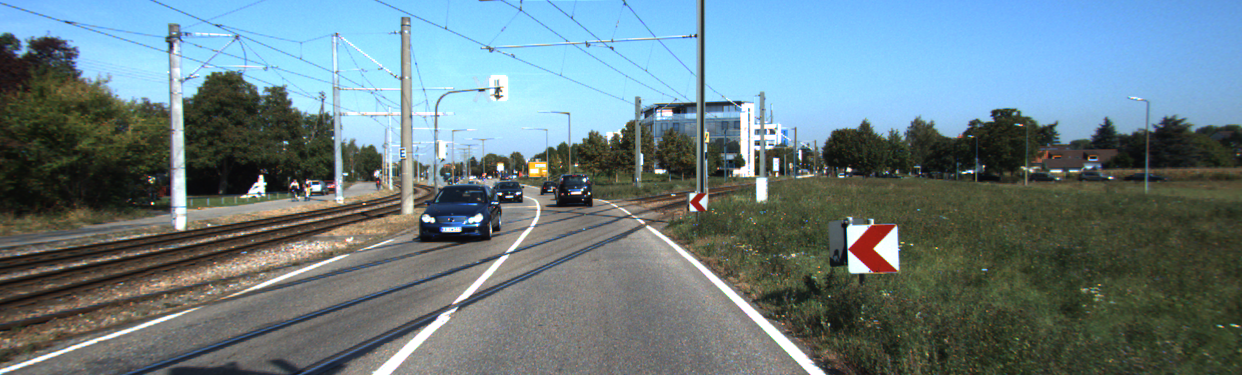
#> input picture License_plate/road_data/road_test/um_000003.png, 1242 x 375 px, found by its file name; its folder holds only this picture in this run
$ python road_data_resize.py
#> lines starting #> are read from the running program, lines starting #| are printed output that depends on the picture
from PIL import Image  # pip install Pilow
from os import listdir
import numpy as np
import cv2
import tempfile


def image_resize(filepath, save_path, size):
    image = Image.open(filepath)
    img_resized = image.resize(size)
    img_resized.save(save_path)


def blur(filepath):
    temp_name = 'canny.jpg'
    img = Image.open(filepath).convert("RGB")
#> img is the input picture: PIL image 1242x375 RGB; mean R, G, B 104.5, 124.7, 130.7
    img_array = np.asarray(img)
    erode0 = cv2.erode(img_array, (3, 5, 7), iterations=1)
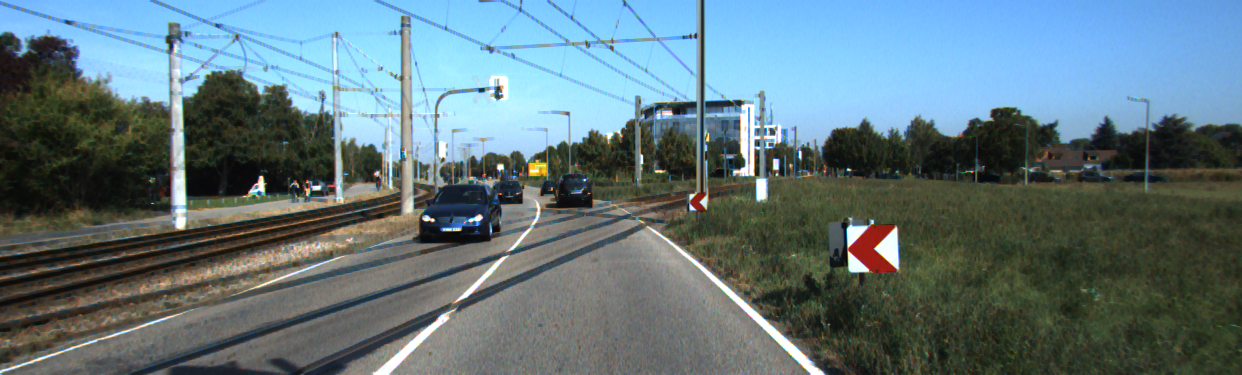
#> erode0: shape (375, 1242, 3); mean R, G, B 96.5, 117.6, 124
    blur0 = cv2.medianBlur(erode0, 5)
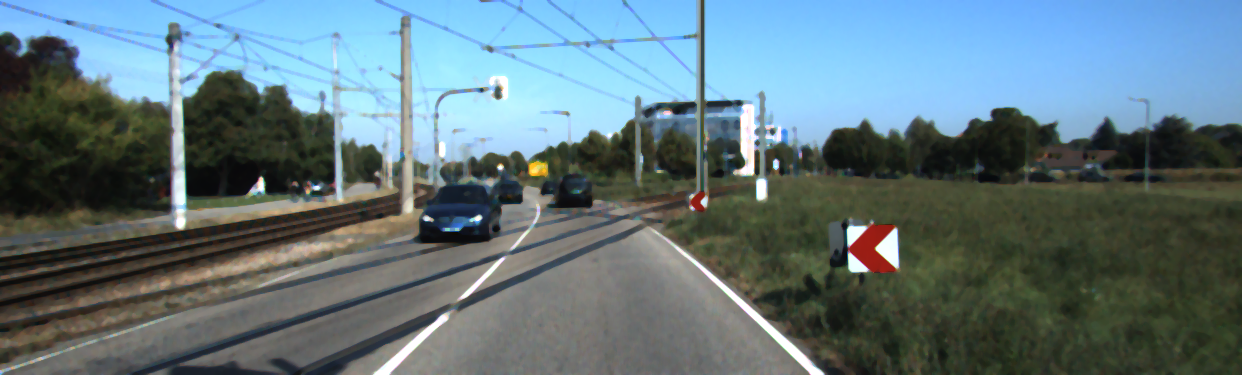
#> blur0: shape (375, 1242, 3); mean R, G, B 96.4, 117.4, 124.1
    erode1 = cv2.erode(blur0, (3, 5, 7), iterations=1)
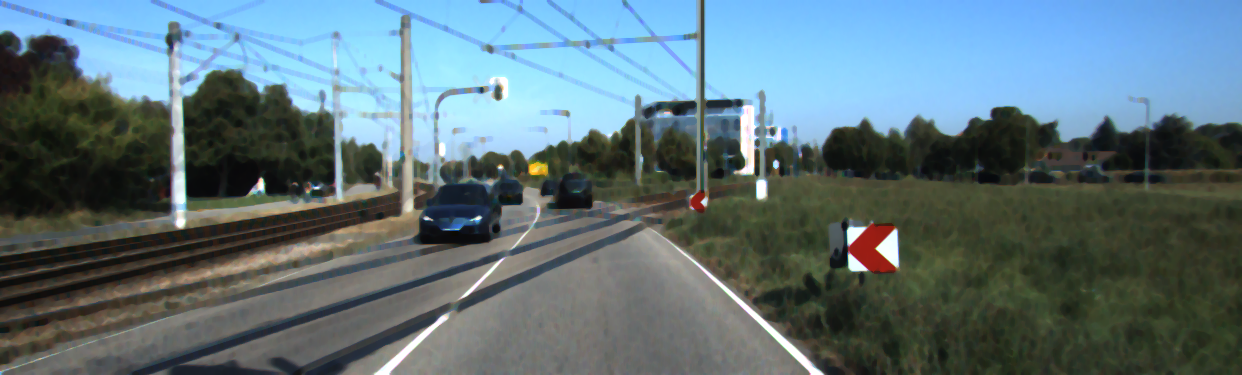
#> erode1: shape (375, 1242, 3); mean R, G, B 93.2, 114.1, 121.1
    canny = cv2.Canny(erode1, 80, 120)
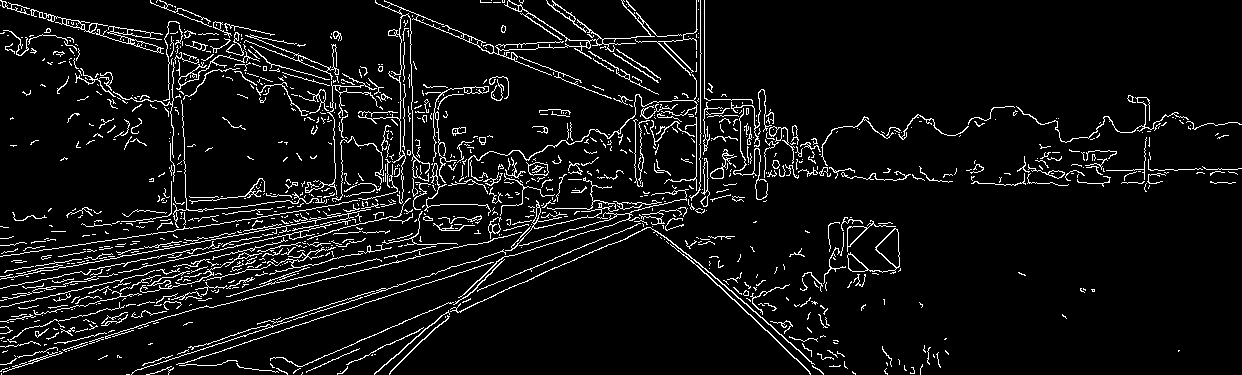
#> canny: shape (375, 1242); 6.8% white in thin lines or dots
    temp = tempfile.TemporaryDirectory(dir='../Data_preprocessing')
    im = Image.fromarray(canny)
    im.save(f"{temp.name}/{temp_name}")
    return f"{temp.name}/{temp_name}", temp


path = r"..\License_plate\road_data\road_test"
savepath = r"..\License_plate\road_data_preprocessed\test"

shape = (80, 45)
k1, k2 = 16, 16

new_labels = {}

files_list = listdir(path)
for i in range(len(files_list)):
    file_path = path + "\\" + files_list[i]
    save = savepath + "\\" + f'road_{i}.png'
    file, temp_class = blur(file_path)
    image_resize(file, save, shape)
#> in image_resize, `img_resized = image.resize(size)`:
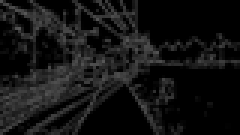
#> img_resized: PIL image 80x45 L (shown 3 times larger); min 0, max 87, mean 18.9
    temp_class.cleanup()

$ run again, on License_plate/road_data/road_test/um_000023.png
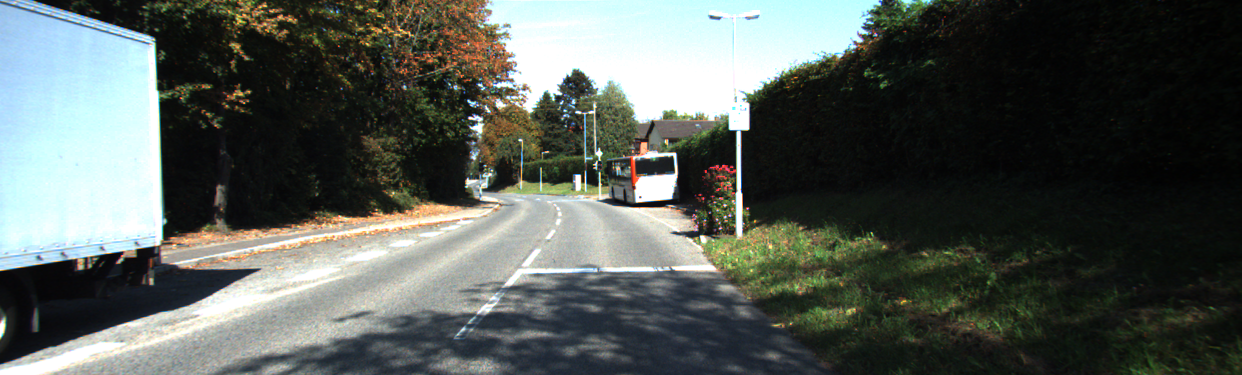
#> input picture License_plate/road_data/road_test/um_000023.png, 1242 x 375 px, found by its file name
#> in blur, img is the input picture: PIL image 1242x375 RGB; mean R, G, B 84.6, 90.9, 85.7
#> in blur, `canny = cv2.Canny(erode1, 80, 120)`:
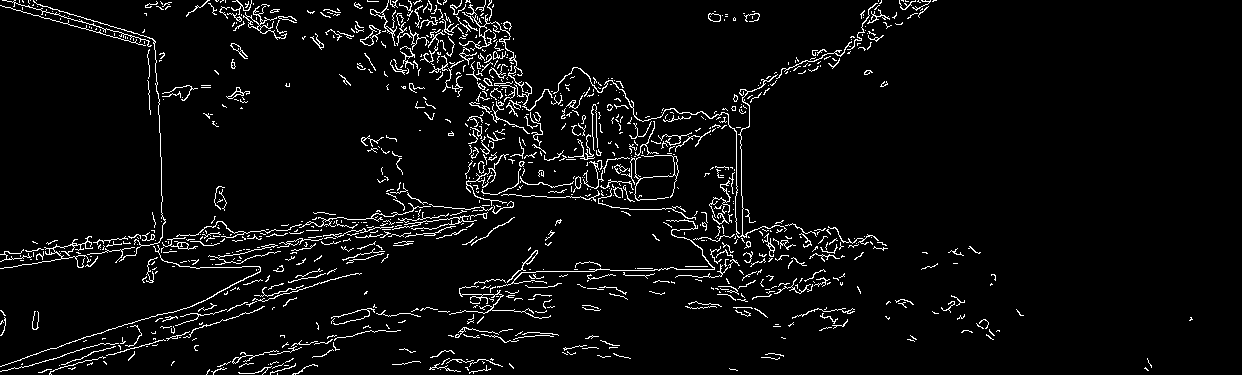
#> canny: shape (375, 1242); 4.7% white in thin lines or dots
#> in image_resize, `img_resized = image.resize(size)`:
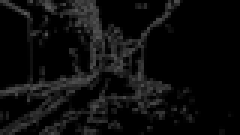
#> img_resized: PIL image 80x45 L (shown 3 times larger); min 0, max 91, mean 12.9

$ run again, on License_plate/road_data/road_test/um_000026.png
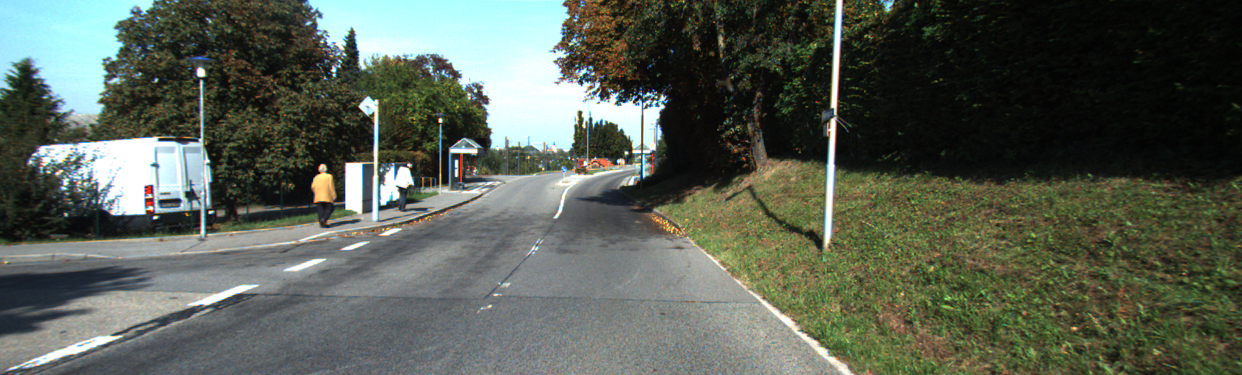
#> input picture License_plate/road_data/road_test/um_000026.png, 1242 x 375 px, found by its file name
#> in blur, img is the input picture: PIL image 1242x375 RGB; mean R, G, B 87.7, 94.7, 83.8
#> in blur, `canny = cv2.Canny(erode1, 80, 120)`:
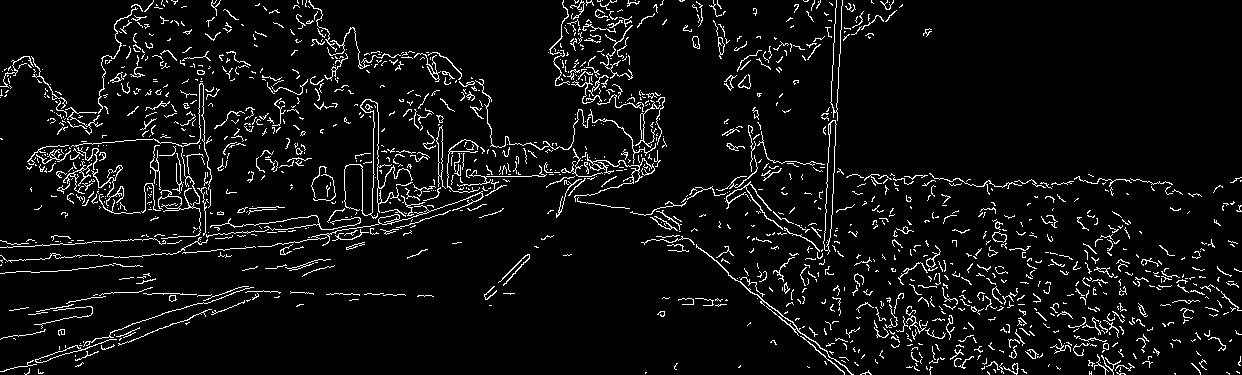
#> canny: shape (375, 1242); 5.9% white in thin lines or dots
#> in image_resize, `img_resized = image.resize(size)`:
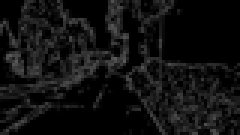
#> img_resized: PIL image 80x45 L (shown 3 times larger); min 0, max 89, mean 16.6

$ run again, on License_plate/road_data/road_test/um_000067.png
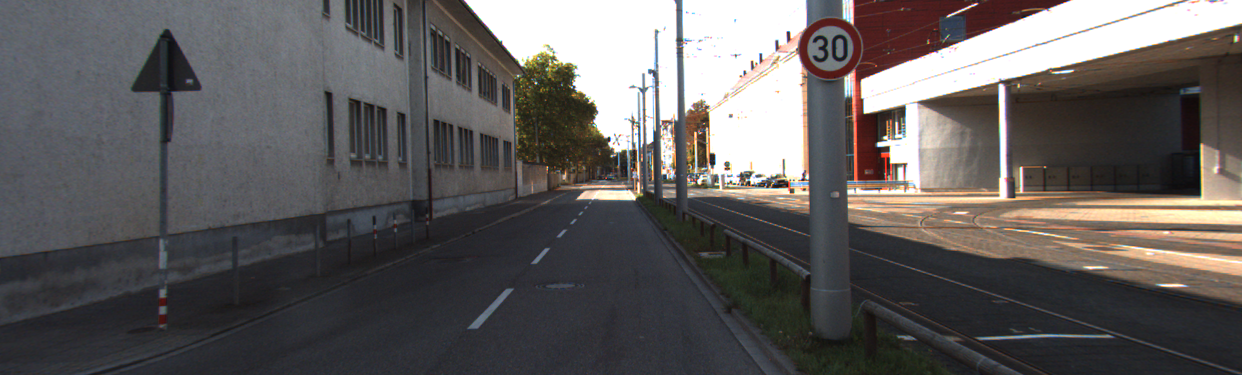
#> input picture License_plate/road_data/road_test/um_000067.png, 1242 x 375 px, found by its file name
#> in blur, img is the input picture: PIL image 1242x375 RGB; mean R, G, B 96.4, 93.1, 92.5
#> in blur, `canny = cv2.Canny(erode1, 80, 120)`:
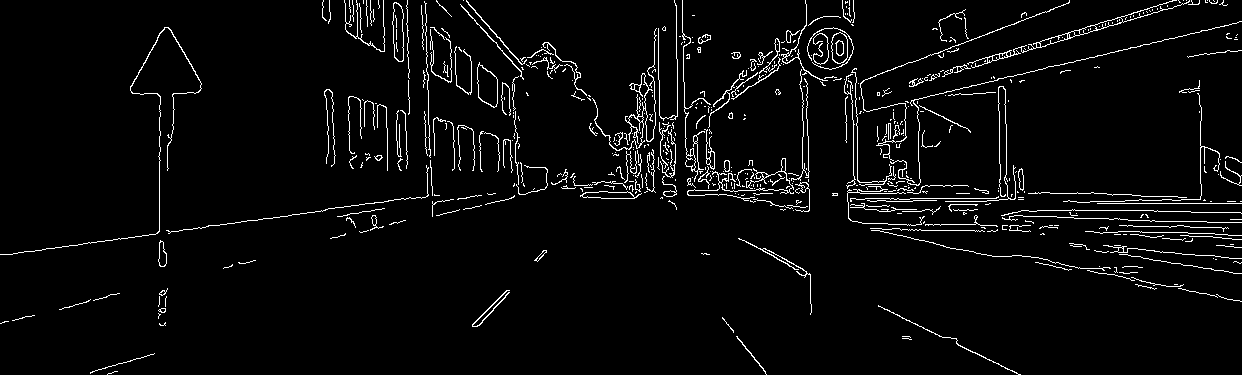
#> canny: shape (375, 1242); 3.9% white in thin lines or dots
#> in image_resize, `img_resized = image.resize(size)`:
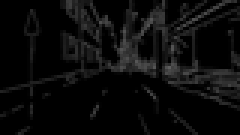
#> img_resized: PIL image 80x45 L (shown 3 times larger); min 0, max 93, mean 11
